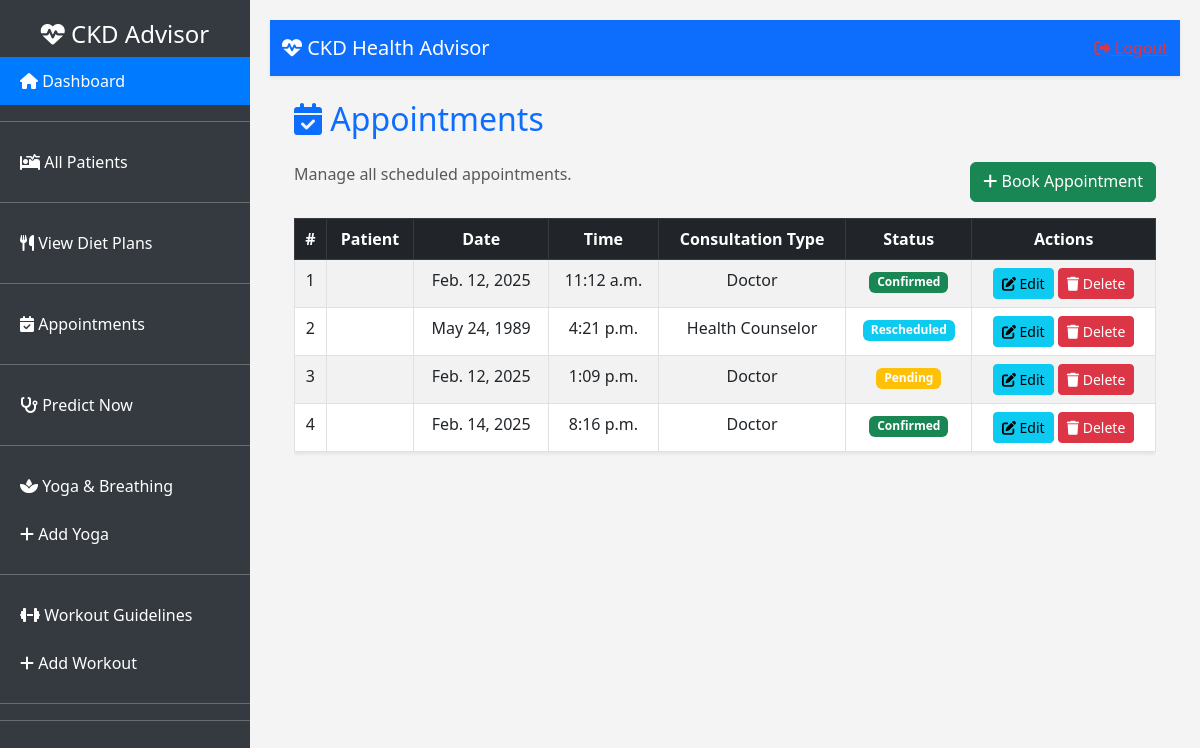
Page /appointments/ (signed in) on the committed database.
### Accounts/models.py (models this page shows, shortened)
class Appointment(models.Model):
    CONSULTATION_CHOICES = [
        ('Doctor', 'Doctor'),
        ('Health Counselor', 'Health Counselor'),
    ]
    STATUS_CHOICES = [
        ('Pending', 'Pending'),
        ('Confirmed', 'Confirmed'),
        ('Rescheduled', 'Rescheduled'),
        ('Cancelled', 'Cancelled'),
    ]
    patient = models.ForeignKey(Patient, on_delete=models.CASCADE, related_name="appointments")
    date = models.DateField()
    time = models.TimeField()
    consultation_type = models.CharField(max_length=20, choices=CONSULTATION_CHOICES)
    status = models.CharField(max_length=20, choices=STATUS_CHOICES, default='Pending')
    created_at = models.DateTimeField(auto_now_add=True)

### Accounts/views.py (the view)
# urls.py: path('appointments/', AppointmentListView.as_view(), name='appointment_list'),
class AppointmentListView(ListView):
    model = Appointment
    template_name = "appointments/appointment_list.html"
    context_object_name = "appointments"

### templates/appointments/appointment_list.html (shortened to what this page needs)
{% extends 'base.html' %}
{% block content %}
<div class="container">
    <h2 class="mb-4 text-primary"><i class="fas fa-calendar-check"></i> Appointments</h2>
    <div class="d-flex justify-content-between mb-3">
        <p class="text-muted">Manage all scheduled appointments.</p>
        <a href="{% url 'appointment_create' %}" class="btn btn-success">
            <i class="fas fa-plus"></i> Book Appointment
        </a>
    </div>
    <div class="table-responsive">
        <table class="table table-hover table-bordered table-striped shadow-sm">
            <thead class="table-dark text-center">
                <tr>
                    <th>#</th>
                    <th>Patient</th>
                    <th>Date</th>
                    <th>Time</th>
                    <th>Consultation Type</th>
                    <th>Status</th>
                    <th>Actions</th>
                </tr>
            </thead>
            <tbody class="text-center">
                {% for appointment in appointments %}
                <tr>
                    <td>{{ forloop.counter }}</td>
                    <td>{{ appointment.patient.name }}</td>
                    <td>{{ appointment.date }}</td>
                    <td>{{ appointment.time }}</td>
                    <td>{{ appointment.get_consultation_type_display }}</td>
                    <td>
                        <span class="badge bg-{% if appointment.status == 'Confirmed' %}success{% elif appointment.status == 'Pending' %}warning{% elif appointment.status == 'Cancelled' %}danger{% else %}info{% endif %}">
                            {{ appointment.get_status_display }}
                        </span>
                    </td>
                    <td>
                        <a href="{% url 'appointment_update' appointment.id %}" class="btn btn-info btn-sm">
                            <i class="fas fa-edit"></i> Edit
                        </a>
                        <a href="{% url 'appointment_delete' appointment.id %}" class="btn btn-danger btn-sm">
                            <i class="fas fa-trash"></i> Delete
                        </a>
                    </td>
                </tr>
                {% empty %}
                <tr>
                    <td colspan="7" class="text-center text-muted">No appointments found.</td>
                </tr>
                {% endfor %}
            </tbody>
        </table>
    </div>
</div>
{% endblock %}

### templates/base.html (style rules this page uses)
body { background: #f4f4f4; display: flex; }

### rows in the picture
Appointment: date "Feb. 12, 2025", time "11:12 a.m.", consultation_type "Doctor", status "Confirmed"
Appointment: date "May 24, 1989", time "4:21 p.m.", consultation_type "Health Counselor", status "Rescheduled"
Appointment: date "Feb. 12, 2025", time "1:09 p.m.", consultation_type "Doctor", status "Pending"
Appointment: date "Feb. 14, 2025", time "8:16 p.m.", consultation_type "Doctor", status "Confirmed"
